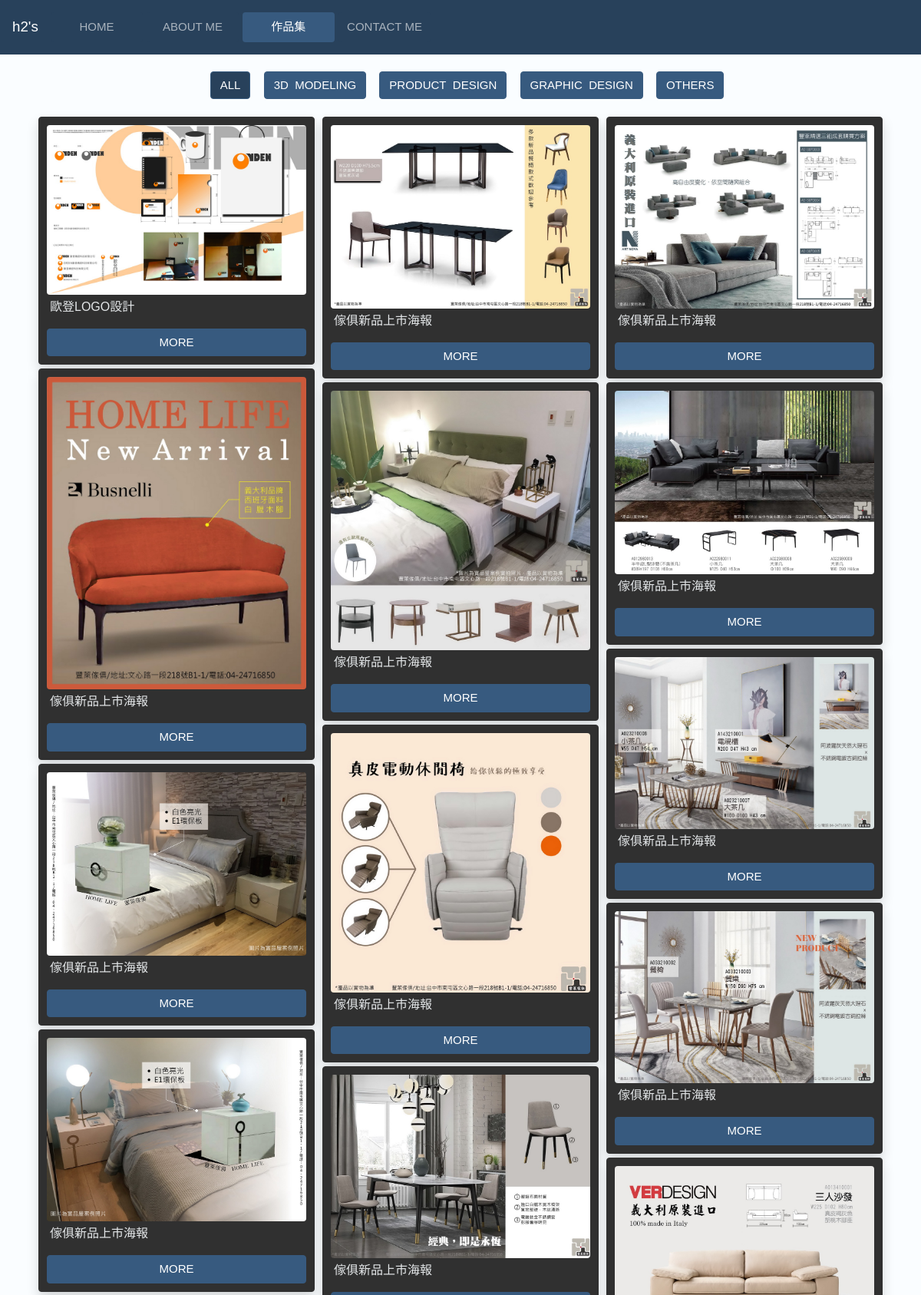
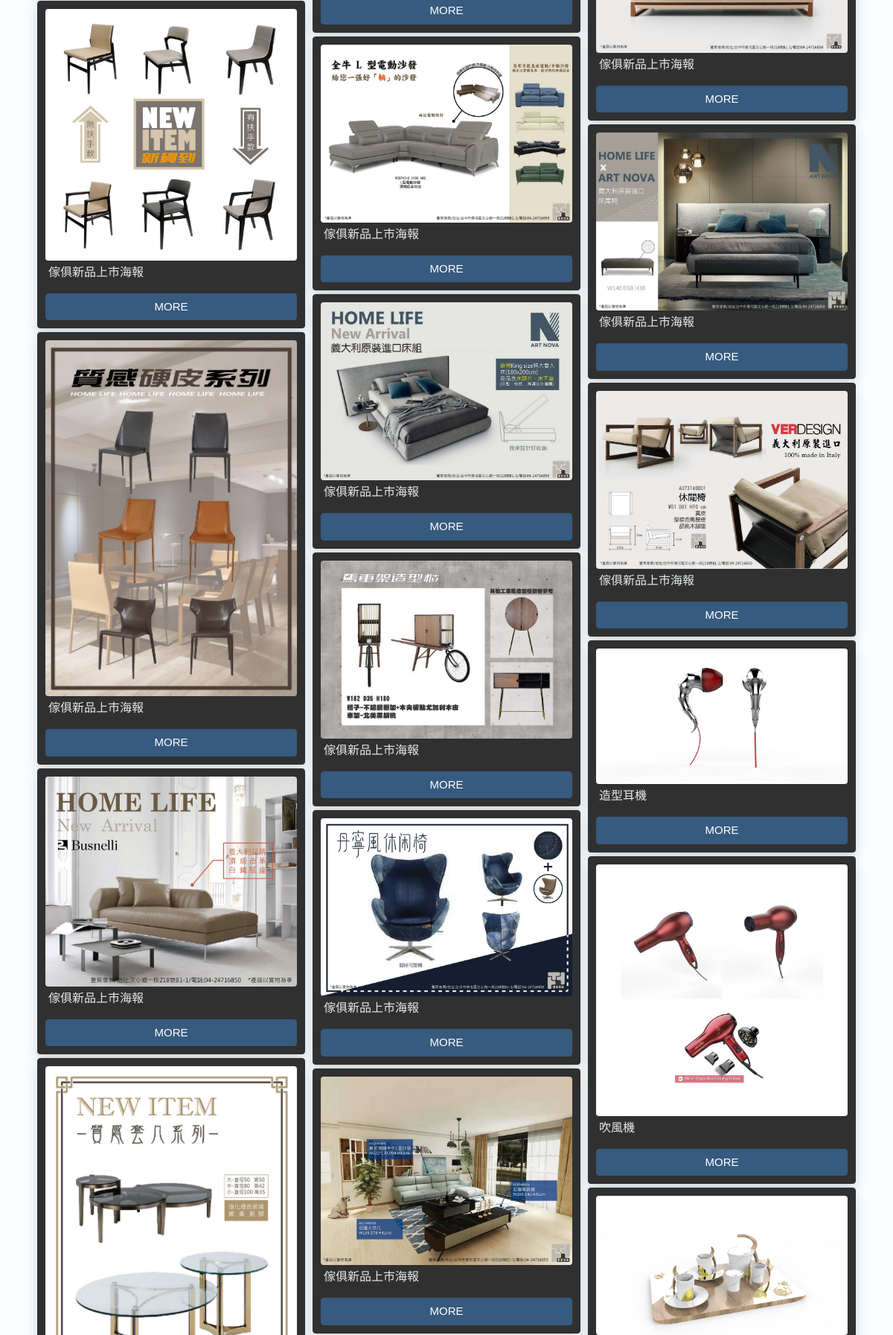
Page /_php/portfolio.php (upper part) on the committed database (2 pictures, top to bottom).
### tables this page shows
CREATE TABLE `portfolio` (
  `portfolioId` int(11) NOT NULL,
  `name` text DEFAULT NULL,
  `picture` text DEFAULT NULL,
  `category` text DEFAULT NULL
);

### _php/portfolio.php (the view, shortened to what this page needs)
<?php
require_once("h2_connect.php");
$sql = "select*from portfolio";
$result = mysqli_query($link,$sql);
?>
<!DOCTYPE html>
<html lang="en">
<head>
    <link rel="stylesheet" href="../_css/myCSS.css">
    <link rel="stylesheet" href="../_css/bootstrap.css">
    <link rel="stylesheet" href="../_css/lightbox.css">
    <link rel="stylesheet" href="https://cdnjs.cloudflare.com/ajax/libs/animate.css/4.0.0/animate.min.css">
</head>
<body class="portfolio_body">
    <div class="load">
    <nav class="navbar navbar-expand-lg navbar-dark position-fixed w-100" style="background-color: #28415b; z-index:2">
        <a class="navbar-brand" href="#">h2's</a>
        <div class="collapse navbar-collapse" id="navbarColor02">
            <ul class="navbar-nav mr-auto" style="font-family:'Noto Sans TC', sans-serif;">
                <li class="nav-item hvr-rectangle-out">
                    <a class="nav-link" href="../index.php" id="home">HOME <span class="sr-only">(current)</span></a>
                </li>
                <li class="nav-item hvr-rectangle-out">
                    <a class="nav-link" href="aboutMe.php" id="aboutMe">ABOUT ME</a>
                </li>
                <li class="nav-item active " style="background-color: #375a7f;">
                    <a class="nav-link" href="portfolio.php" id="portfolio">作品集</a>
                </li>
                <li class="nav-item hvr-rectangle-out">
                    <a class="nav-link" href="contact.php" id="contact">CONTACT ME</a>
                </li>
            </ul>
        </div>
    </nav>
    <br>
    <div class="container">
        <div class="filter category d-flex justify-content-center ">
            <div class="models btn-group btn-group-toggle">
                <div class="checkbox">
                    <label class="btn-primary btn" for="all">ALL</label>
                </div>
                <div class="checkbox">
                    <label class="btn-primary btn" for="3d">3D&nbsp;&nbsp;MODELING</label>
                </div>
                <div class="checkbox">
                    <label class="btn-primary btn" for="pd">PRODUCT&nbsp;&nbsp;DESIGN</label>
                </div>
                <div class="checkbox">
                    <label class="btn-primary btn" for="2d">GRAPHIC&nbsp;&nbsp;DESIGN</label>
                </div>
                <div class="checkbox">
                    <label class="btn-primary btn" for="ots">OTHERS</label>
                </div>
            </div>
        </div>
        <div class="waterfall result animate__animated animate__fadeInUpBig">
            <?php while($row = mysqli_fetch_assoc($result)): ?>
                <?php if ($row["category"] == "3D") : ?>
                <div class="item all 3dModeling" >
                    <img class="waterFallImg" src="../_image/portfolio/<?= $row["picture"] ?>" alt="image-1">
                    <p class="d-block mr-auto ml-1 mt-1" style="color: #E5E8EA;" id="name" name="name"><?= $row["name"] ?></p>
                    <a type="button" class="btn btn-primary w-100" href="../_image/portfolio/<?= $row["picture"] ?>" data-lightbox="example-2" data-title="<?= $row["name"] ?>">MORE</a>
                </div>
                <?php endif; ?>
                <?php if ($row["category"] == "2D") : ?>
                <div class="item all graphicDesign" >
                    <img class="waterFallImg" src="../_image/portfolio/<?= $row["picture"] ?>" alt="image-1">
                    <p class="d-block mr-auto ml-1 mt-1" style="color: #E5E8EA;" id="name" name="name"><?= $row["name"] ?></p>
                    <a type="button" class="btn btn-primary w-100" href="../_image/portfolio/<?= $row["picture"] ?>" data-lightbox="example-2" data-title="<?= $row["name"] ?>">MORE</a>
                </div>
                <?php endif; ?>
            <?php endwhile; ?>
        </div>
    </div>
    <br><br>
    <?php include("copyRight.php"); ?>
    </div>
</body>
</html>

### _php/copyRight.php (shortened to what this page needs)
<!DOCTYPE html>
<html lang="en">
<head>
    <link rel="stylesheet" href="../_css/myCSS.css">
    <link rel="stylesheet" href="../_css/bootstrap.min.css">
</head>
<body>
</body>
</html>

### _css/myCSS.css (style rules this page uses)
body::after, body::before { height: 50vh; width: 100%; position: fixed; left: 0; }
body::before { top: 0; transform: translateY(-100%); }
body::after { bottom: 0; transform: translateY(100%); }
.hvr-rectangle-out { display: inline-block; vertical-align: middle; -webkit-transform: perspective(1px) translateZ(0); transform: perspective(1px) translateZ(0); box-shadow: 0 0 1px rgba(0, 0, 0, 0); position: relative; background: #28415b; -webkit-transition-property: color; transition-property: color; -webkit-transition-duration: 0.3s; transition-duration: 0.3s; }
.hvr-rectangle-out:before { content: ""; position: absolute; z-index: -1; top: 0; left: 0; right: 0; bottom: 0; background: #375a7f; -webkit-transform: scale(0); transform: scale(0); -webkit-transition-property: transform; transition-property: transform; -webkit-transition-duration: 0.4s; transition-duration: 0.4s; -webkit-transition-timing-function: ease-out; transition-timing-function: ease-out; border-radius: 0.25rem; }
.index_body, .portfolio_body { font-family: 'Noto Sans TC', sans-serif; }
.portfolio_body { background-color: #FAFDFF; }
.waterfall { column-count: 3; grid-column-gap: 0; }
.item { break-inside: avoid; margin-left: 5px; margin-right: 5px; margin-bottom: 5px; box-sizing: border-box; display: flex; flex-direction: column; justify-content: center; align-items: center; padding: 10px; height: auto; font-size: 16px; box-sizing: border-box; border: 1px solid #303030; border-radius: 0.25rem; background-color: #303030; font-family: 'Noto Sans TC', sans-serif; -webkit-box-shadow: 0 0.5rem 1rem rgba(0, 0, 0, 0.15); box-shadow: 0 0.5rem 1rem rgba(0, 0, 0, 0.15); }
.waterFallImg { width: 100%; height: auto; border-radius: 0.25rem; }
.category { margin-bottom: 15px; margin-top: 70px; }
.load { display: none; }

### rows in the picture
portfolio: picture (picture), name "歐登LOGO設計"
portfolio: picture (picture), name "傢俱新品上市海報"
portfolio: picture (picture), name "傢俱新品上市海報"
portfolio: picture (picture), name "傢俱新品上市海報"
portfolio: picture (picture), name "傢俱新品上市海報"
portfolio: picture (picture), name "傢俱新品上市海報"
portfolio: picture (picture), name "傢俱新品上市海報"
portfolio: picture (picture)
portfolio: picture (picture), name "傢俱新品上市海報"
portfolio: picture (picture), name "傢俱新品上市海報"
portfolio: picture (picture), name "傢俱新品上市海報"
portfolio: picture (picture), name "傢俱新品上市海報"
portfolio: picture (picture), name "傢俱新品上市海報"
portfolio: picture (picture), name "傢俱新品上市海報"
portfolio: picture (picture), name "傢俱新品上市海報"
portfolio: picture (picture), name "傢俱新品上市海報"
portfolio: picture (picture), name "傢俱新品上市海報"
portfolio: picture (picture), name "傢俱新品上市海報"
portfolio: picture (picture), name "傢俱新品上市海報"
portfolio: picture (picture), name "傢俱新品上市海報"
portfolio: picture (picture), name "傢俱新品上市海報"
portfolio: picture (picture), name "傢俱新品上市海報"
portfolio: picture (picture), name "傢俱新品上市海報"
portfolio: picture (picture), name "傢俱新品上市海報"
portfolio: picture (picture), name "造型耳機"
portfolio: picture (picture), name "吹風機"
portfolio: picture (picture)
